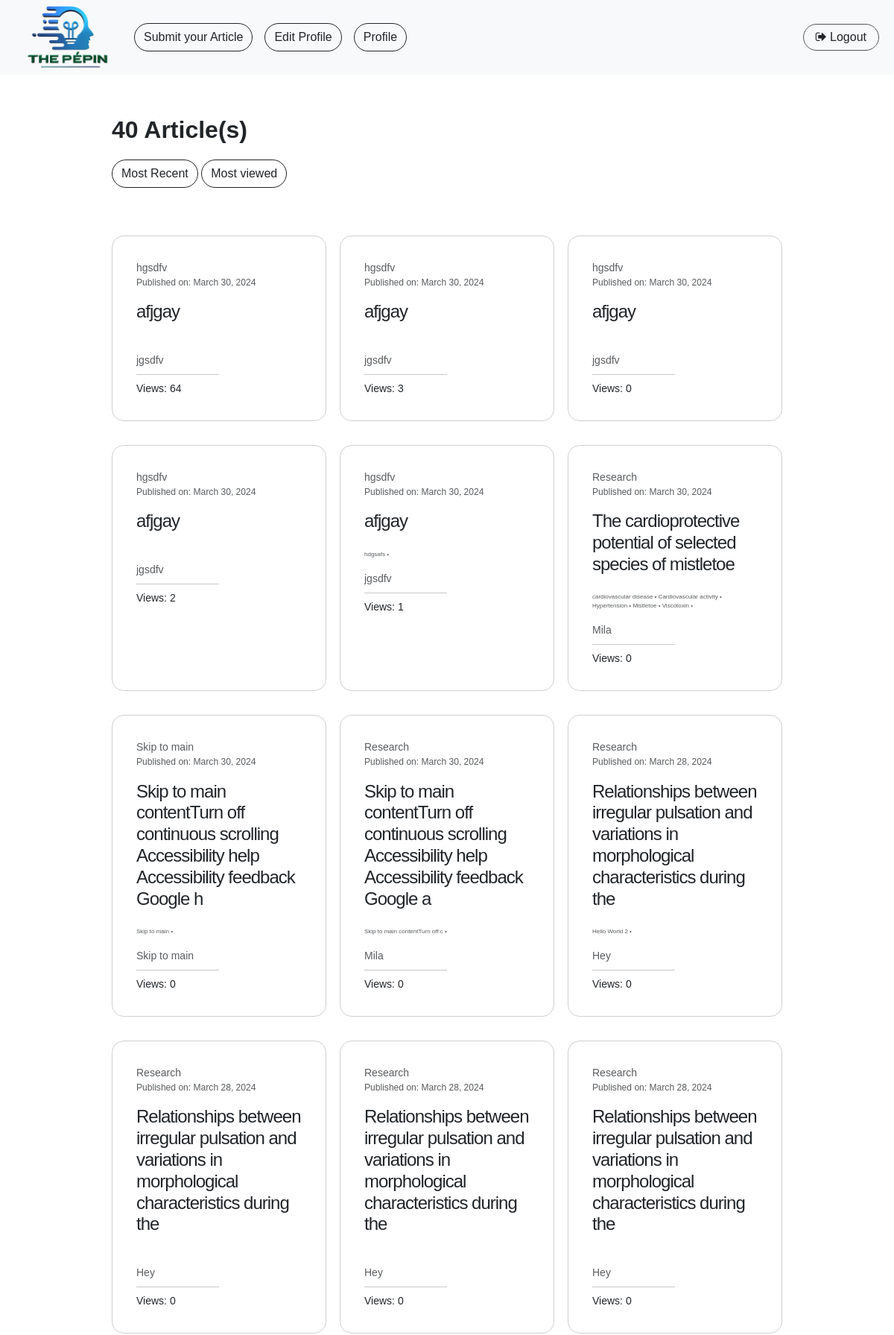
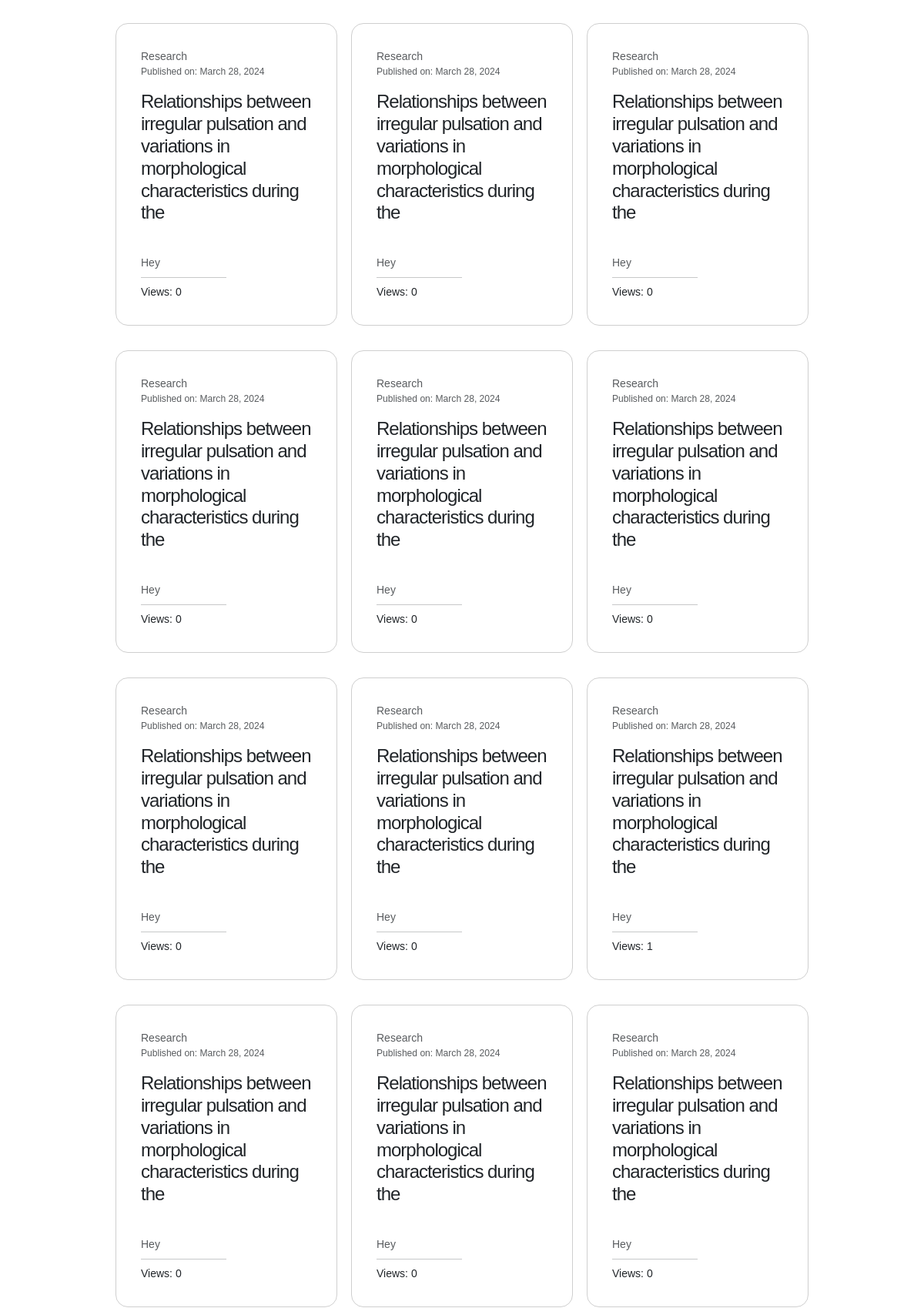
/ (signed in, upper part), run on the app's committed database (2 pictures, top to bottom).
### base/models.py (models this page shows, shortened)
class Article(models.Model):
    title = models.CharField(max_length=255)
    user = models.ForeignKey('User', on_delete=models.CASCADE, related_name='articleUser', blank=False)
    article_type = models.ForeignKey('ArticleType', on_delete=models.CASCADE, related_name='articlestype', blank=True)
    resources = models.ManyToManyField('Resources', related_name='articles', blank=True)
    description = models.TextField()
    disclaimer = models.TextField(blank=True)
    copyright = models.TextField(blank=True)
    reviewed_by = models.ForeignKey(User, on_delete=models.CASCADE, related_name='reviewed_articles', blank=True, null=True)
    edited_by = models.ForeignKey(User, on_delete=models.CASCADE, related_name='edited_articles', blank=True, null=True)
    received_date = models.DateField(blank=True, null=True, auto_now_add=True)
    accepted_date = models.DateField(blank=True, null=True)
    published_date = models.DateField(blank=True, null=True, auto_now_add=True)
    keywords = models.ManyToManyField('Keyword', related_name='articles', blank=True)
    institution = models.ForeignKey('Institution', related_name='institution_articles', on_delete=models.CASCADE, blank=True)
    views=  models.PositiveIntegerField(null=False, blank=False, default=0)

class ArticleType(models.Model):
    name = models.CharField(max_length=100, unique=True)
    def __str__(self) -> str:
        return self.name

class Institution(models.Model):
    name = models.CharField(max_length=255)
    def __str__(self) -> str:
        return self.name

class Keyword(models.Model):
    name = models.CharField(max_length=100, unique=True)

### base/views.py (the view)
# urls.py: path('', views.homepage_view, name="homepage_view"),
def homepage_view(request):
    all_articles = None
    sort = request.GET.get('sort') if request.GET.get('sort') != None else 'recent'
    if sort=='recent':
        all_articles = Article.objects.all().order_by('-published_date')
    elif sort=='viewed':
        all_articles = Article.objects.all().order_by('-views')
    context = {
        'all_articles':all_articles,
    }
    return render(request, 'base/homepage.html', context)

### templates/base/homepage.html (shortened to what this page needs)
{% extends "base/base.html" %}
{% block content %}
<div class="main_all_articles w-75 mx-auto my-5">
<span class="fw-bold fs-2 ariel">{{all_articles|length}} Article(s)</span>
<div class="all_filters mt-3">
    <div class="left_filters">
        <a class="btn active rounded-pill" href="{% url 'homepage_view' %}?sort=recent">Most Recent</a>
        <a class="btn active rounded-pill" href="{% url 'homepage_view' %}?sort=viewed">Most viewed</a>
    </div>
</div>
<div class="all_articles_container my-5">
    {% for article in all_articles %}
    <a class="article_card text-dark no_underline" href="{% url 'article_view' article.id %}">
        <small class="my-0 text-muted">{{article.article_type}}</small>
        <small class="text-muted published_date_of_article">Published on: {{article.published_date}}</small>
        <span class="h4 art__headline">{{article.title | slice:"0:100" }}</span>
        <small class="article_keywords text-muted">
            {% for keyword in article.keywords.all|slice:":6" %}
                {{ keyword.name }} •
            {% endfor %}
        </small>
        <small class="my-0 text-muted">{{article.institution}}</small>
        <hr class="my-2 w-50">
        <small class="my-0">Views: {{article.views}}</small>
    </a>
    {% endfor %}
</div>
</div>
{% endblock content %}

### static/base/css/style.css (style rules this page uses)
:root { --grey-color: rgb(85, 85, 85); --lgrey-color:rgb(230, 230, 230); --green-color: #00ab50; --light-blue-color: rgb(48, 205, 253); --dark-blue-color: #3578E4; }
body { font-family: "Dosis", sans-serif !important; font-optical-sizing: auto; font-weight: normal; font-style: normal; box-sizing: border-box; }
.ariel { font-family: Helvetica, Verdana, Arial, sans-serif !important; }
.no_underline { text-decoration: none; }
.article_card { display: flex; flex-direction: column; justify-content: flex-start; max-width: 18rem; }
.article_card>* { margin: 1rem 0; }
.article_card .article_keywords { font-size: 0.5rem; }
.all_articles_container { display: flex; justify-content: space-between; align-items: stretch; flex-wrap: wrap; }
.article_card { cursor: pointer; border: 1px solid rgb(207, 207, 207); border-radius: 1rem; padding: 2rem 2rem; margin: 1rem 0; width: 18rem; }
.article_card .published_date_of_article { margin-bottom: 1rem; margin-top:0; font-size: 0.756rem; }
.article_card .art__headline { letter-spacing:-1px; }

### data on the page
Article: article_type "hgsdfv", published_date "March 30, 2024", title "afjgay", institution "jgsdfv", views "64"
Article: article_type "hgsdfv", published_date "March 30, 2024", title "afjgay", institution "jgsdfv", views "3"
Article: article_type "hgsdfv", published_date "March 30, 2024", title "afjgay", institution "jgsdfv", views "0"
Article: article_type "hgsdfv", published_date "March 30, 2024", title "afjgay", institution "jgsdfv", views "2"
Article: article_type "hgsdfv", published_date "March 30, 2024", title "afjgay", institution "jgsdfv", views "1"
Keyword: name "hdgsafs"
Article: article_type "Research", published_date "March 30, 2024", title "The cardioprotective potential of selected species of mistletoe", institution "Mila", views "0"
Keyword: name "cardiovascular disease"
Keyword: name "Cardiovascular activity"
Keyword: name "Hypertension"
Keyword: name "Mistletoe"
Keyword: name "Viscotoxin"
Article: article_type "Skip to main", published_date "March 30, 2024", title "Skip to main contentTurn off continuous scrolling Accessibility help Accessibility feedback Google h", institution "Skip to main", views "0"
Keyword: name "Skip to main"
Article: article_type "Research", published_date "March 30, 2024", title "Skip to main contentTurn off continuous scrolling Accessibility help Accessibility feedback Google a", institution "Mila", views "0"
Keyword: name "Skip to main contentTurn off c"
Article: article_type "Research", published_date "March 28, 2024", title "Relationships between irregular pulsation and variations in morphological characteristics during the", institution "Hey", views "0"
Keyword: name "Hello World 2"
Article: article_type "Research", published_date "March 28, 2024", title "Relationships between irregular pulsation and variations in morphological characteristics during the", institution "Hey", views "0"
Article: article_type "Research", published_date "March 28, 2024", title "Relationships between irregular pulsation and variations in morphological characteristics during the", institution "Hey", views "0"
Article: article_type "Research", published_date "March 28, 2024", title "Relationships between irregular pulsation and variations in morphological characteristics during the", institution "Hey", views "0"
Article: article_type "Research", published_date "March 28, 2024", title "Relationships between irregular pulsation and variations in morphological characteristics during the", institution "Hey", views "0"
Article: article_type "Research", published_date "March 28, 2024", title "Relationships between irregular pulsation and variations in morphological characteristics during the", institution "Hey", views "0"
Article: article_type "Research", published_date "March 28, 2024", title "Relationships between irregular pulsation and variations in morphological characteristics during the", institution "Hey", views "0"
Article: article_type "Research", published_date "March 28, 2024", title "Relationships between irregular pulsation and variations in morphological characteristics during the", institution "Hey", views "0"
Article: article_type "Research", published_date "March 28, 2024", title "Relationships between irregular pulsation and variations in morphological characteristics during the", institution "Hey", views "0"
Article: article_type "Research", published_date "March 28, 2024", title "Relationships between irregular pulsation and variations in morphological characteristics during the", institution "Hey", views "0"
Article: article_type "Research", published_date "March 28, 2024", title "Relationships between irregular pulsation and variations in morphological characteristics during the", institution "Hey", views "0"
Article: article_type "Research", published_date "March 28, 2024", title "Relationships between irregular pulsation and variations in morphological characteristics during the", institution "Hey", views "0"
Article: article_type "Research", published_date "March 28, 2024", title "Relationships between irregular pulsation and variations in morphological characteristics during the", institution "Hey", views "1"
Article: article_type "Research", published_date "March 28, 2024", title "Relationships between irregular pulsation and variations in morphological characteristics during the", institution "Hey", views "0"
Article: article_type "Research", published_date "March 28, 2024", title "Relationships between irregular pulsation and variations in morphological characteristics during the", institution "Hey", views "0"
Article: article_type "Research", published_date "March 28, 2024", title "Relationships between irregular pulsation and variations in morphological characteristics during the", institution "Hey", views "0"

### other printed values
{{ all_articles|length }} "40"
